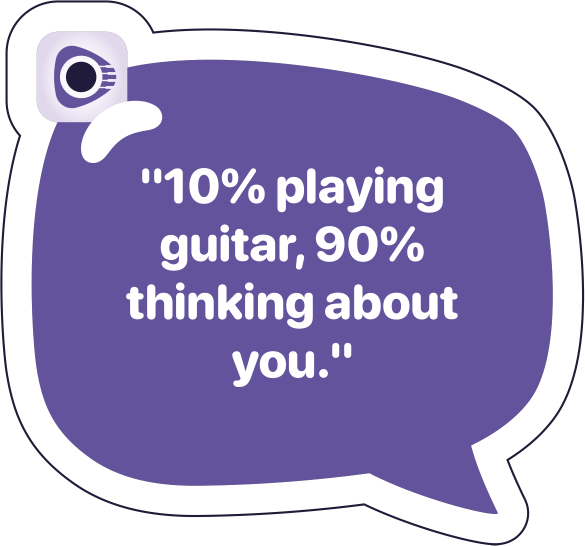
#> input picture design/assets-hires/bubble-10-percent.png, 1169 x 1091 px, given in place of p1_0_00.png, which was not available (shown at 1/2 size)
$ python finalize.py ../assets-hires ../assets-hires/bubble-careful.png
#> lines starting #> are read from the running program, lines starting #| are printed output that depends on the picture; after the words box and inside, x2 and y2 are one past the last pixel; in counts of white or black regions, pixels touching at a corner belong together
import sys,os
import numpy as np
from scipy import ndimage
from PIL import Image
src,dst=sys.argv[1],sys.argv[2];os.makedirs(dst,exist_ok=True)
# file -> (name, rotate_deg_ccw, white_backing)
M={
 'p1_0_00.png':('logo-app',0,True),
 'p1_0_01.png':('sticker-senara-guitar',0,True),
 'p1_0_02.png':('treble-clef-wide',0,True),
 'p1_0_03.png':('note-beamed-xs',0,True),
 'p2_1_00.png':('sticker-senara-acoustic',0,True),
 'p2_1_01.png':('sparkle-1',0,True),
 'p2_1_02.png':('sticker-senara-soundhole',0,True),
 'p2_1_03.png':('treble-clef-wide-2',0,True),
 'p3_2_00.png':('note-beamed-lg',0,True),
 'p3_2_01.png':('sparkle-2',0,True),
 'p3_2_02.png':('treble-clef',0,True),
 'p3_2_03.png':('sparkle-3',0,True),
 'p3_2_04.png':('note-beamed-sm',0,True),
 'p4_3_00.png':('bubble-looking-for',0,True),
 'p4_3_01.png':('sparkle-tall',0,True),
 'p4_3_02.png':('bubble-10-percent',0,True),
 'p4_3_03.png':('bubble-careful',0,True),
 'p4_4_00.png':('letter-s',-90,False),
 'p4_4_01.png':('letter-e',-90,False),
 'p5_5_00.png':('letter-a',-90,False),
 'p5_5_01.png':('letter-r',-90,False),
 'p5_5_02.png':('letter-a-2',-90,False),
 'p5_5_03.png':('letter-n',-90,False),
}
for f,(name,rot,white) in M.items():
  im=Image.open(os.path.join(src,f)).convert('RGBA')
#> im is the input picture: PIL image 1169x1091 RGBA; mean R, G, B, A 118.9, 110.4, 151.4, 209.4
  if white:
    a=np.array(im)
    inside=ndimage.binary_fill_holes(a[...,3]>8)
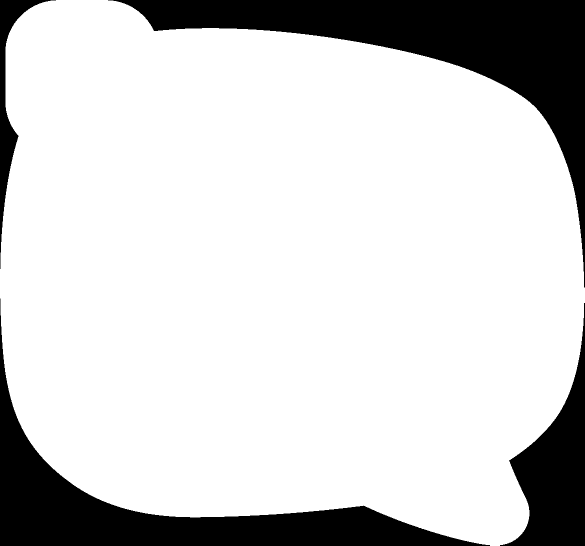
#> inside: shape (1091, 1169) bool (shown at 1/2 size); 82.1% white; 4 black regions, box (x1, y1, x2, y2) and area: (216, 0, 1169, 575) 105637, (0, 597, 980, 1091) 79540, (1000, 606, 1169, 1091) 33811, (0, 0, 112, 538) 9310
    base=np.zeros_like(a);base[inside]=(255,255,255,255)
    b=Image.fromarray(base,'RGBA');b.alpha_composite(im);im=b
  if rot: im=im.rotate(rot,expand=True)
  im.save(os.path.join(dst,name+'.png'),optimize=True)
  # web-size version for UI/canvas (max 1200px)
  w=im.copy();w.thumbnail((1200,1200),Image.LANCZOS);w.save(os.path.join(dst,name+'.webp'),quality=90,method=6)
  print(name,im.size)
#| logo-app (1169, 1091)
#> pass 2 of the loop `for f,(name,rot,white) in M.items():`:
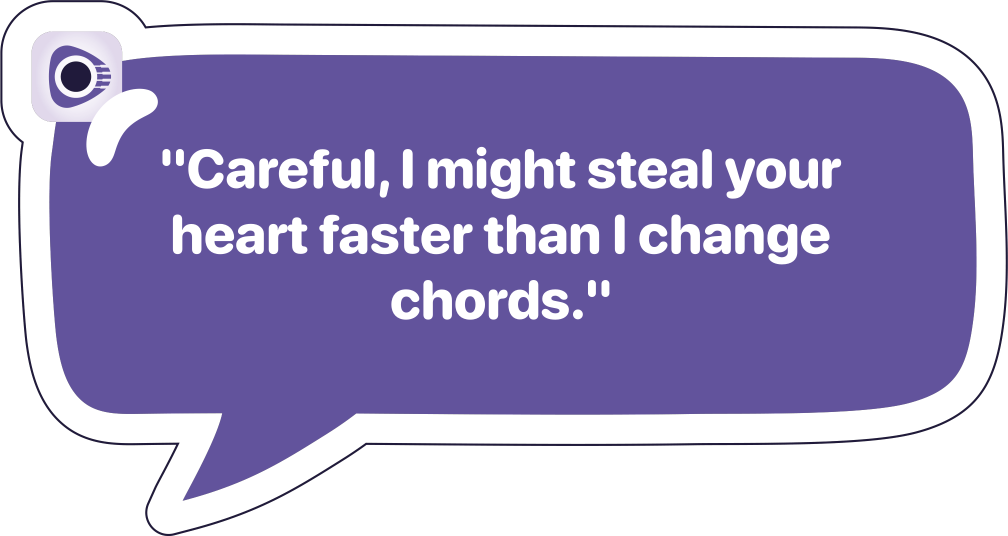
#> input picture design/assets-hires/bubble-careful.png, 2016 x 1072 px, given in place of p1_0_01.png, which was not available (shown at 1/2 size)
#> im is the input picture: PIL image 2016x1072 RGBA; mean R, G, B, A 109.5, 101.1, 141.8, 199
#> `inside=ndimage.binary_fill_holes(a[...,3]>8)`:
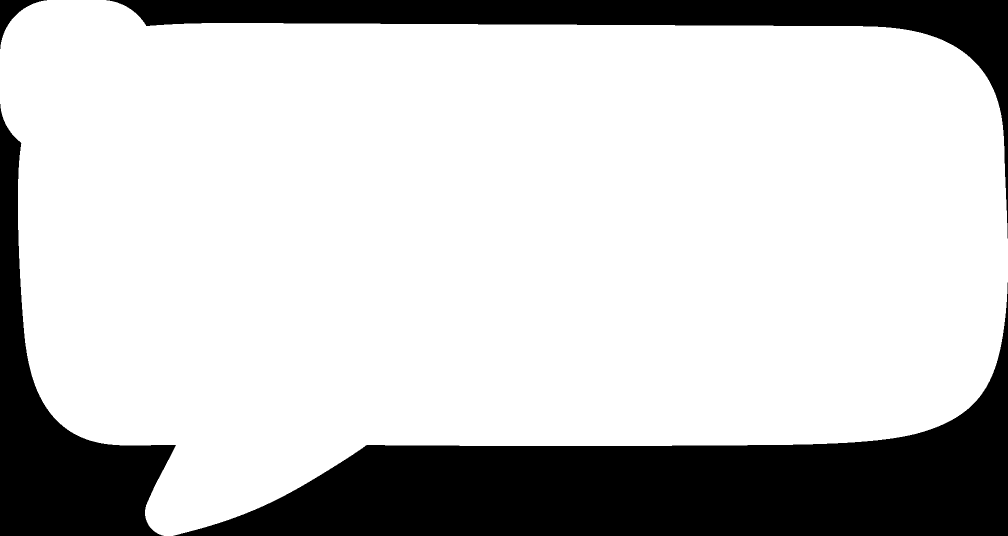
#> inside: shape (1072, 2016) bool (shown at 1/2 size); 78% white; 4 black regions, box (x1, y1, x2, y2) and area: (347, 565, 2016, 1072) 278786, (213, 0, 2016, 477) 100827, (0, 208, 352, 1072) 92641, (0, 0, 94, 98) 2410
#> b: PIL image 2016x1072 RGBA
#> `w.thumbnail((1200, 1200), Image.LANCZOS)`:
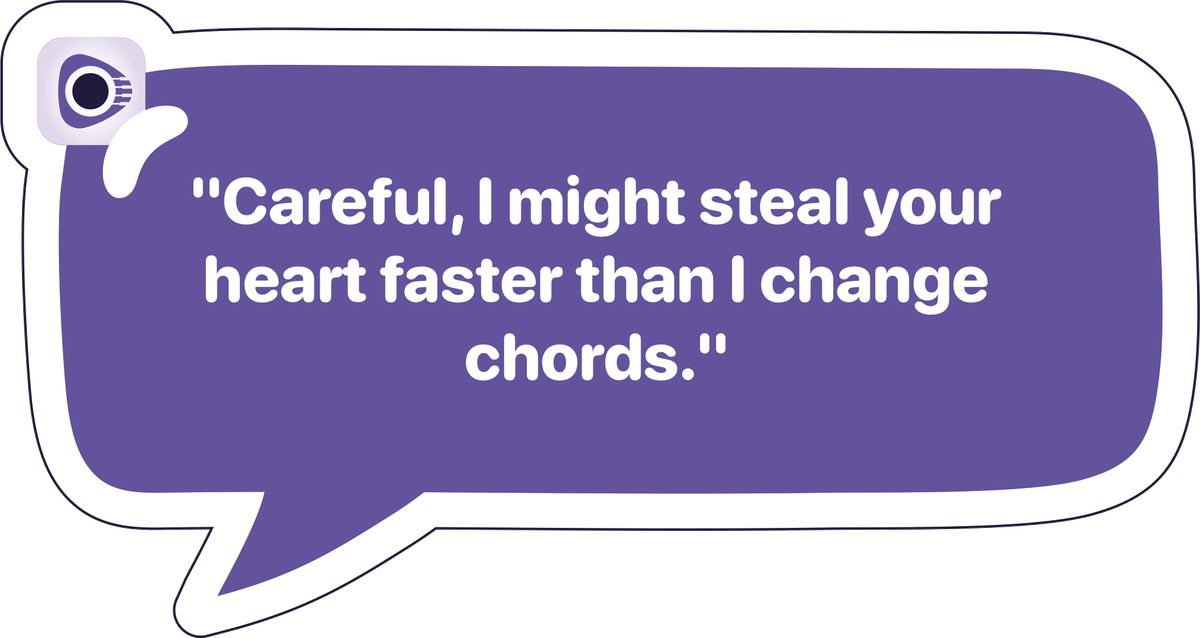
#> w: PIL image 1200x638 RGBA; mean R, G, B, A 110.2, 101.8, 142.6, 199; transparent parts drawn white
#| sticker-senara-guitar (2016, 1072)
#> (the run stopped early here; a loop or call above may not have finished)
